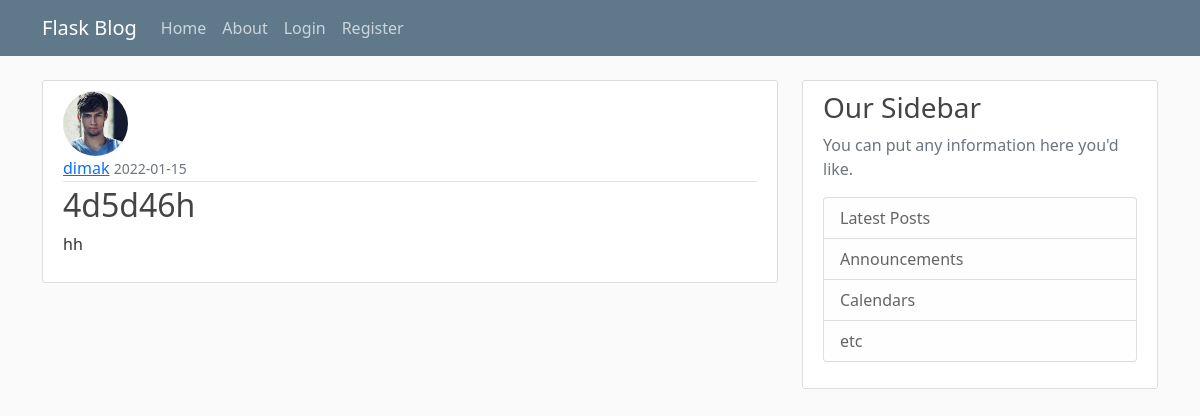
Page /post/25/ on the earlier database version.
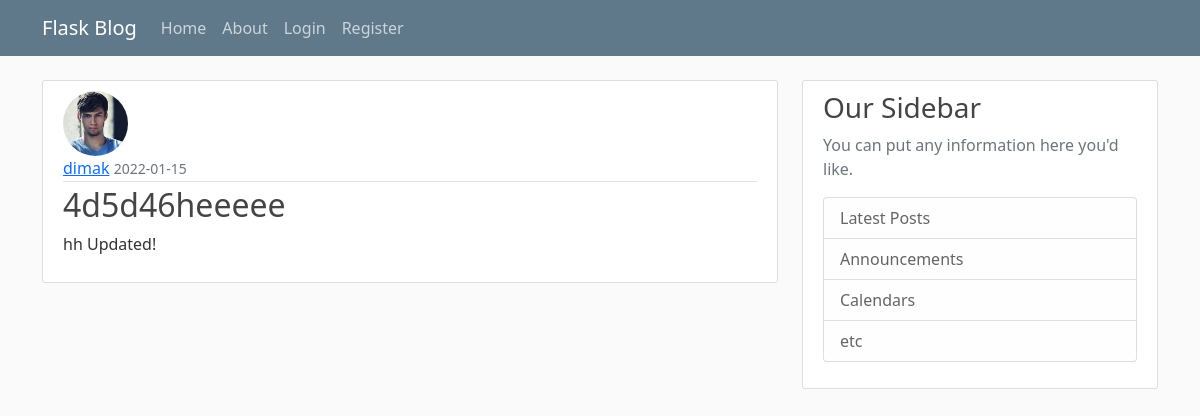
Same page on the later database version.
### flaskblog/models.py (models this page shows, shortened)
class Post(db.Model):
    id = db.Column(db.Integer, primary_key=True)
    title = db.Column(db.String(100), nullable=False)
    date_posted = db.Column(
        db.DateTime, nullable=False, default=datetime.utcnow
    )
    content = db.Column(db.Text, nullable=False)
    user_id = db.Column(db.Integer, db.ForeignKey('user.id'), nullable=False)

### flaskblog/posts/routes.py (the view)
@posts.route("/post/<int:post_id>/")
def post(post_id):
    post = Post.query.get_or_404(post_id)
    return render_template('post.html', title=post.title, post=post)

### flaskblog/templates/post.html (shortened to what this page needs)
{% extends 'layout.html' %}
{% block content %}
    <article class="media content-section">
        <img class="rounded-circle article-img" src="{{ url_for('static', filename='profile_pics/' + post.author.image_file) }}" alt="">
        <div class="media-body">
            <div class="article-metadata">
                <a class="mr-2" href="#">{{ post.author.username }}</a>
                <small class="text-muted">{{ post.date_posted.strftime('%Y-%m-%d') }}</small>
            </div>
            <h2 class="article-title">{{ post.title }}</h2>
            <p class="article-content">{{ post.content }}</p>
        </div>
    </article>
{% endblock content %}

Differences in the rows shown:
changed Post: title "4d5d46h" → "4d5d46heeeee"; content "hh" → "hh Updated!"
